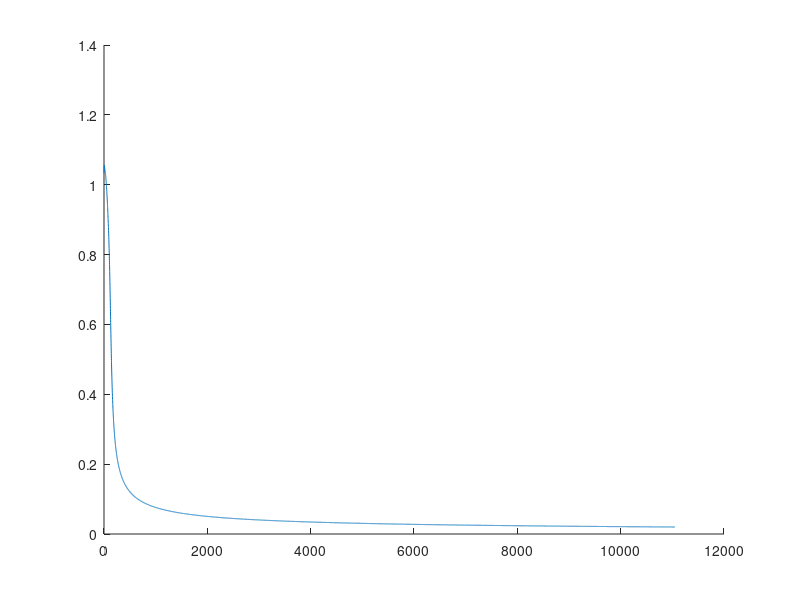
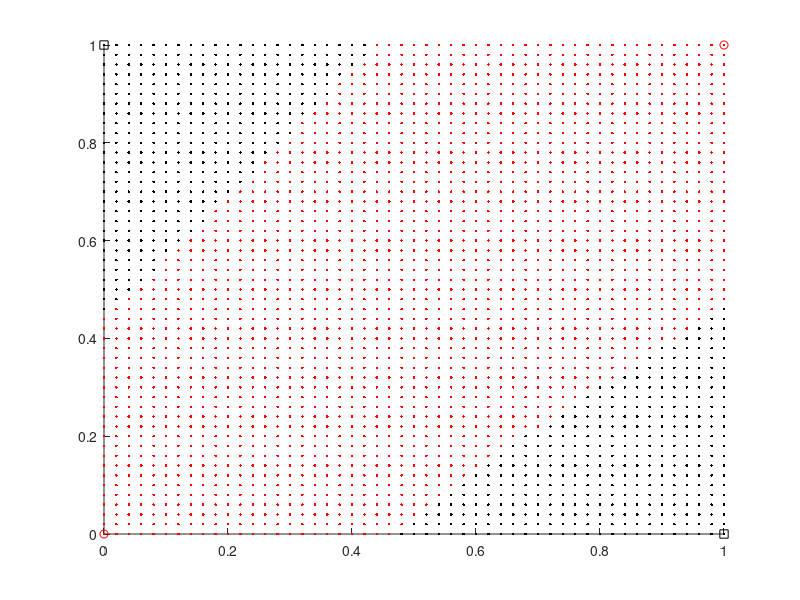

Source code (MATLAB) for these figures, in order:
% Appendix K: Matlab Program of Multilayer Perceptron
 
% 15k_Appendix_K_mlpKY3_modify.m
% The program is written by Kou-Yuan Huang
 
clear all; 
% I=2+1;% J=3+1;% K=2;
nvectors=4;
ninpdim1=3;
nhid=3;
nhid1=4;
noutdim=2;
data(1,1)=0;data(1,2)=0; data(1,3)=1;data(1,4)=0; % 3,4 -> output
data(2,1)=1;data(2,2)=0; data(2,3)=0;data(2,4)=1;
data(3,1)=0;data(3,2)=1; data(3,3)=0;data(3,4)=1;
data(4,1)=1;data(4,2)=1; data(4,3)=1;data(4,4)=0;
 
%initialize
wkj = randn(2,4);
wkj_tmp = zeros(size(wkj));
wji = randn(3,3);
olddelwkj=[0 0 0 0; % weight of Wkj (J -> K)
           0 0 0 0];
olddelwji=[0 0 0;   % weight of Wji (I -> J)
           0 0 0;
           0 0 0];
oi = [0 0 1]';      % output of data
sj = [0 0 0]';      % input of hidden layer j
oj = [0 0 0 1]';    % output of hidden layer j
sk = [0 0]';        % input of output layer k
ok = [0 0]';        % net output
dk = [0 0]';        % desired output
 
Lowerlimit=0.02;
itermax=20000;
eta=0.7;            % (n -> eta -> learning rate)
beta=0.3;           % momentum term
 
iter=0;
error_avg=10;
 
 
% internal variables
deltak = zeros(1,noutdim);
sumback = zeros(1,nhid);
deltaj = zeros(1,nhid);
 
while (error_avg > Lowerlimit) && (iter<itermax)
    iter=iter+1;
    error=0;
 
% Forward Computation:
            
    for ivector=1:nvectors
        oi=[data(ivector,1) data(ivector,2) 1]';
        dk=[data(ivector,3) data(ivector,4)]';
        for j=1:nhid
            sj(j)=wji(j,:)*oi;
            oj(j)=1/(1+exp(-sj(j)));    % sigmoid
        end
        oj(nhid1)=1.0;
 
        for k=1:noutdim
            sk(k)=wkj(k,:)*oj;
            ok(k)=1/(1+exp(-sk(k)));    % signmoid
        end
        
        %error=error+ (dk-ok)' *(dk-ok)/2;
        error=error+sum(abs(dk-ok)); % abs is absolute each element
        
% Backward learning:
 
         for k=1:noutdim
            deltak(k)=(dk(k)-ok(k))*ok(k)*(1.0-ok(k)); % gradient term
         end
 
         for j=1:nhid1
            for k=1:noutdim
               wkj_tmp(k,j)=wkj(k,j)+eta*deltak(k)*oj(j)+beta*olddelwkj(k,j);
               olddelwkj(k,j)=eta*deltak(k)*oj(j)+beta*olddelwkj(k,j);
            end
         end
 
         for j=1:nhid
            sumback(j)=0.0;
            for k=1:noutdim
               sumback(j)=sumback(j)+deltak(k)*wkj(k,j);
            end
            deltaj(j)=oj(j)*(1.0-oj(j))*sumback(j);
         end
 
 
         for i=1:ninpdim1
            for j=1:nhid
               wji(j,i)=wji(j,i)+eta*deltaj(j)*oi(i)+beta*olddelwji(j,i);
               olddelwji(j,i)=eta*deltaj(j)*oi(i)+beta*olddelwji(j,i);
            end
         end
         
         wkj = wkj_tmp;
        
    end
 
    ite(iter)=iter;
    error_avg=error/nvectors;
    error_r(iter)=error_avg;
end
 
 
figure;
hold on;
plot(ite, error_r);
 
figure;
hold on;
for n=1:3:4
    plot(data(n,1), data(n,2),'r o');
end
for n=2:1:3
    plot(data(n,1), data(n,2),'k s');
end
 
for ix=1:1:51
    for iy=1:1:51
        dx=0.02*(ix-1); 
        dy=0.02*(iy-1);
        oi=[dx dy 1]';
 
        for j=1:nhid
            sj(j)=wji(j,:)*oi;
            oj(j)=1/(1+exp(-sj(j)));
        end
        oj(nhid1)=1.0;
 
        for k=1:noutdim
            sk(k)=wkj(k,:)*oj;
            ok(k)=1/(1+exp(-sk(k)));
        end
 
        % Real output
        if ok(1,1)<0.5
            plot(dx,dy, 'k .');
        elseif ok(1,1)>0.5
            plot(dx,dy, 'r .');
        end
    end
end

